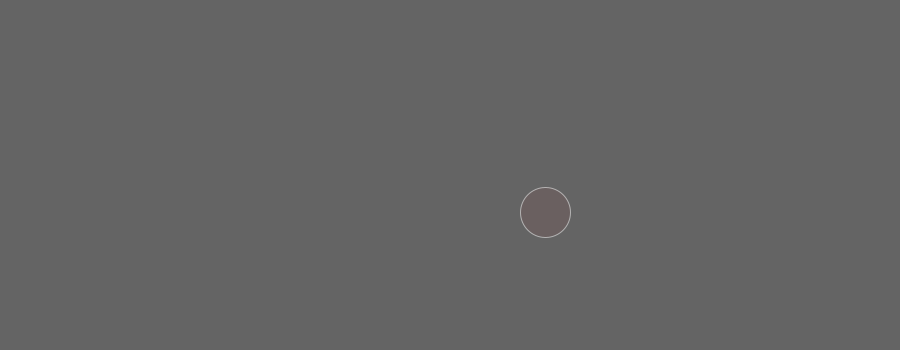
Frame 1 (no input)
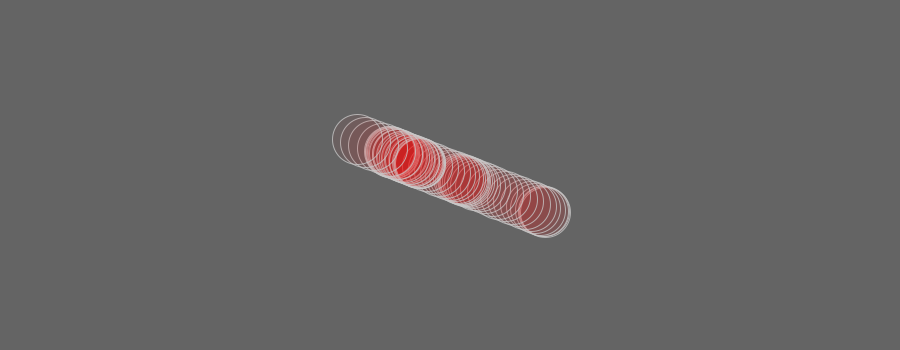
Frame 60 (the mouse pressed at the canvas centre just before this capture)
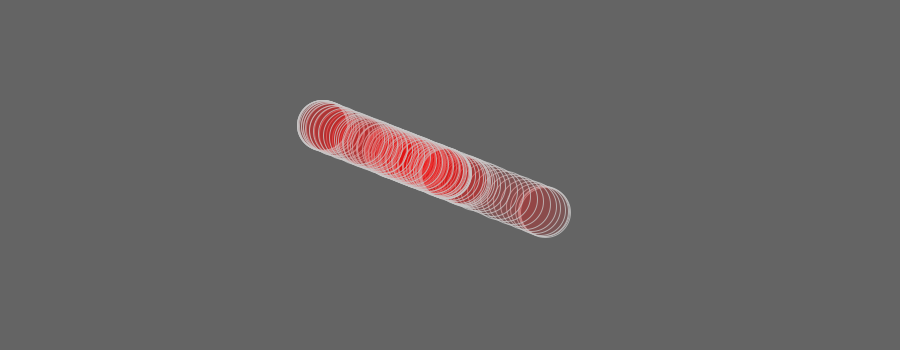
Frame 120 (the mouse held since frame 60 and released just before this capture)

The Processing sketch that drew these frames (run headless with seeded random() and noise(); from frame 60 on, the mouse is pressed at the canvas centre):

// Processing sketch: processing_11523
// ── processing_11523.pde

float xoff = 0.0;
float xincrement = 0.01; 

void setup() {
  size(900,350);
  background(100);
  frameRate(30);
  smooth();
}

void draw()
{

  // Get a noise value based on xoff and scale it according to the window's width
  float n = noise(xoff)*width;
  float m = noise(xoff)*height;

  // With each cycle, increment xoff
  xoff += xincrement;

  // Draw the ellipse at the value produced by perlin noise
  fill(255,0,0,10);
  stroke(200,200);
  ellipse(n,m,50,50);
}
